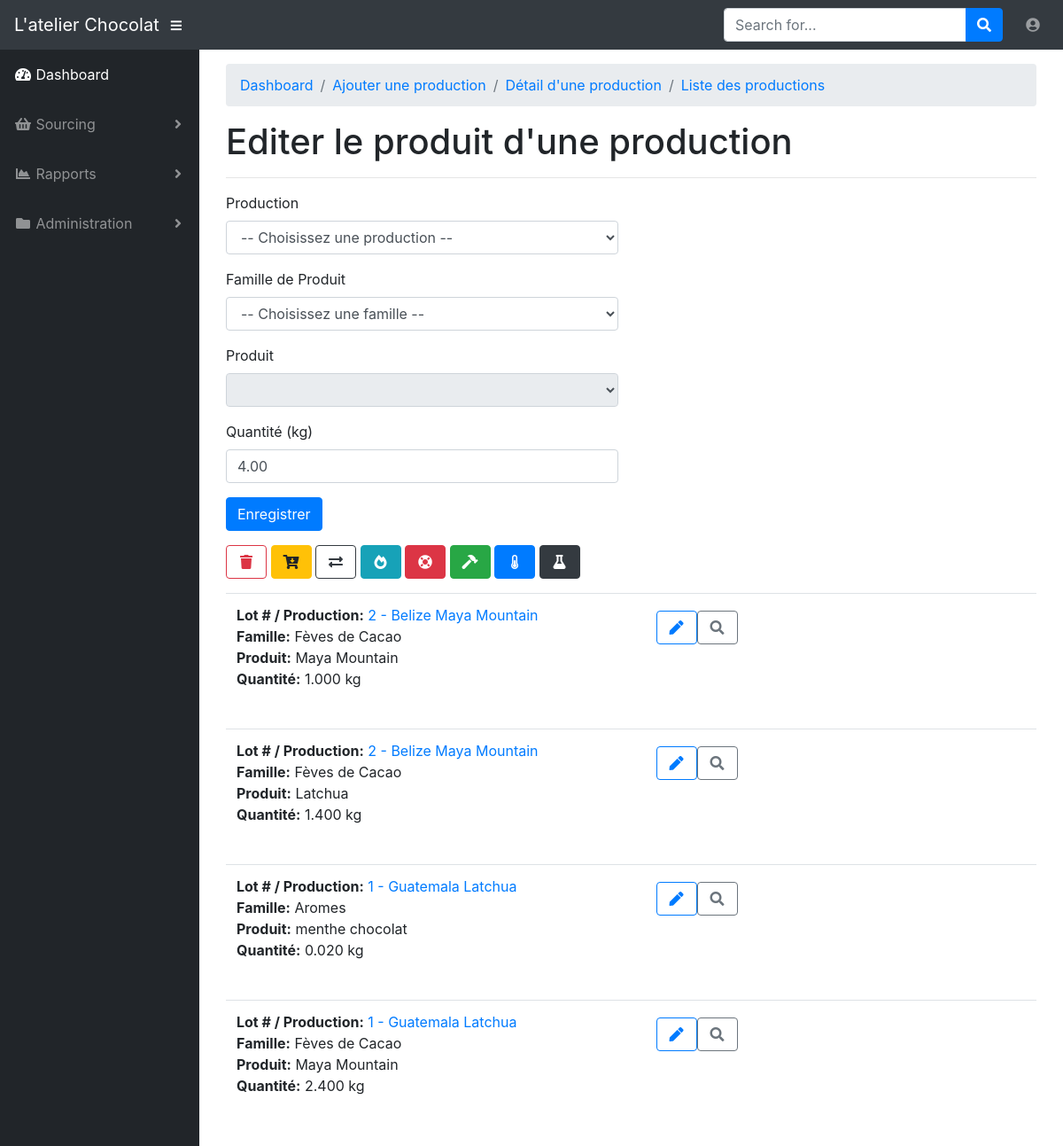
The page /edit_production_item/1 (signed in) on the database as committed earlier.
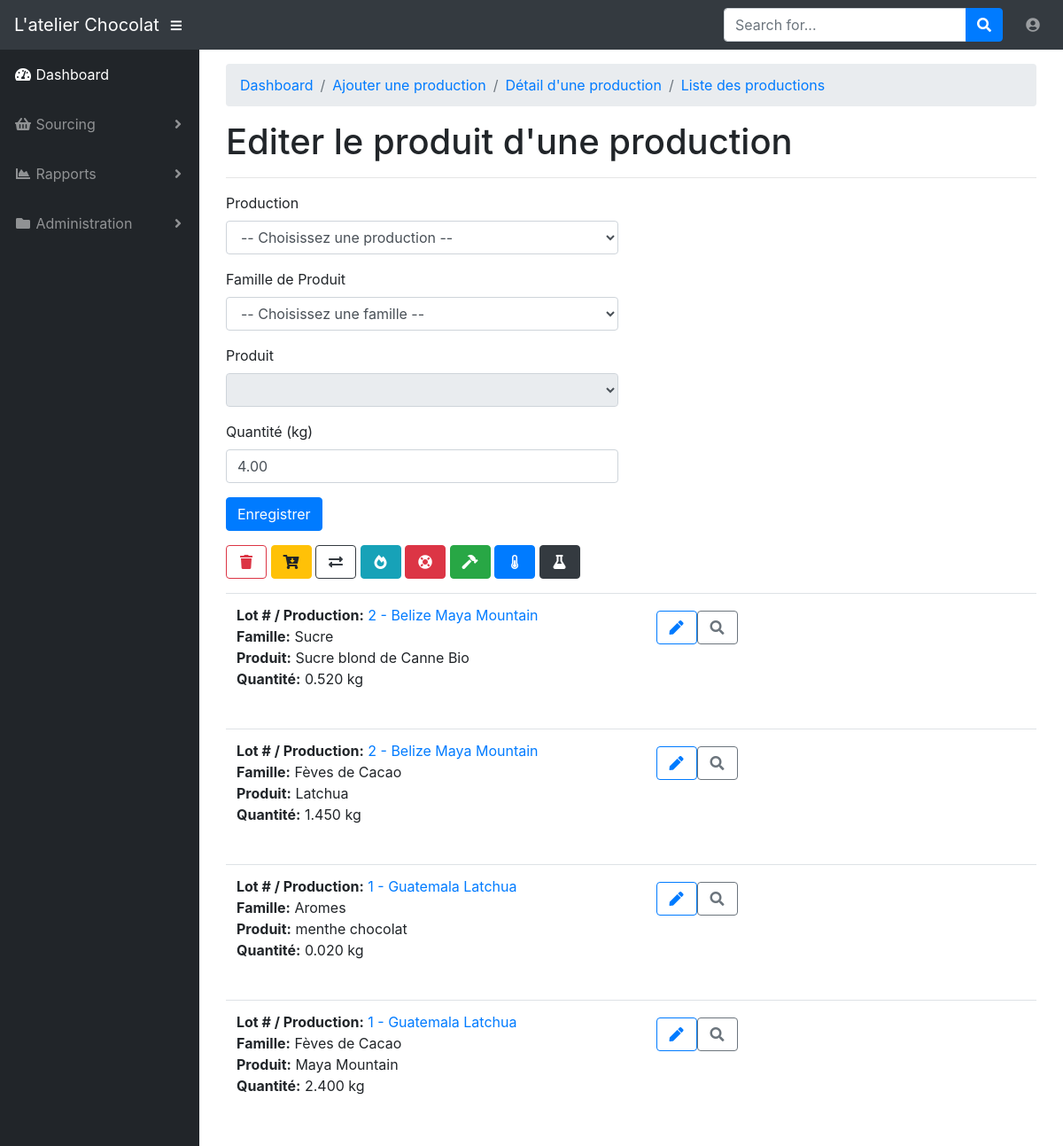
The same page on the database as committed later.
### app/models.py (models this page shows, shortened)
class ProductionItem(db.Model):
    id = db.Column(db.Integer, primary_key=True)
    production_id = db.Column(db.Integer, db.ForeignKey('production.id'))
    product_family_id = db.Column(db.Integer, db.ForeignKey('product_family.id'))
    product_id = db.Column(db.Integer, db.ForeignKey('product.id'))
    quantity = db.Column(db.DECIMAL(6, 3))

class Production(db.Model):
    id = db.Column(db.Integer, primary_key=True)
    date = db.Column(db.Date, index=True)
    name = db.Column(db.String(64), index=True)
    comment = db.Column(db.Text())
    timestamp = db.Column(db.DateTime, index=True, default=datetime.utcnow)
    user_id = db.Column(db.Integer, db.ForeignKey('user.id'))
    production_items = db.relationship('ProductionItem', backref='production_production_item', lazy='dynamic')

class ProductFamily(db.Model):
    id = db.Column(db.Integer, primary_key=True)
    name = db.Column(db.String(64), index=True, unique=True)
    icon = db.Column(db.String(32))
    products = db.relationship('Product', backref='product_product', lazy='dynamic')
    production_items = db.relationship('ProductionItem', backref='product_family_production_item', lazy='dynamic')

class Product(db.Model):
    id = db.Column(db.Integer, primary_key=True)
    name = db.Column(db.String(4), index=True, unique=True)
    origin = db.Column(db.String(32), index=True)
    organic = db.Column(db.Boolean())
    fair_trade = db.Column(db.Boolean())
    crop = db.Column(db.Integer)
    comment = db.Column(db.Text())
    colour = db.Column(db.String(16))
    product_family_id = db.Column(db.Integer, db.ForeignKey('product_family.id'))
    production_items = db.relationship('ProductionItem', backref='product_production_item', lazy='dynamic')

### app/productions/routes.py (the view)
@bp.route('/edit_production_item/<id>', methods=['GET', 'POST'])
@login_required
def edit_production_item(id):
    production_item = ProductionItem.query.filter_by(id=id).first()
    form = EditProductionItemForm()
    form.product_family_id.choices = [(row.id, row.name) for row in ProductFamily.query.all()]
    form.product_id.choices = [(row.id, row.name) for row in Product.query.all()]
    if form.validate_on_submit():
        production_item.production_id = form.production_id.data.id
        production_item.product_family_id = form.product_family_id.data.id
        production_item.product_id = form.product_id.data.id
        production_item.quantity = form.quantity.data
        db.session.add(production_item)
        db.session.commit()
        flash('Vos modifications ont bien été enregistrées', 'success')
        return redirect(url_for('productions.view_production_item'))
    elif request.method == 'GET':
        form.production_id.data = production_item.production_production_item
        form.product_family_id.data = production_item.product_family_production_item
        form.product_id.data = production_item.product_production_item
        form.quantity.data = production_item.quantity
    page = request.args.get('page', 1, type=int)
    pagination = ProductionItem.query.order_by(ProductionItem.id.desc()).paginate(page, 4, False)
    production_items = pagination.items
    return render_template('productions/edit_production_item.html', title='Editer des produits', form=form,
                           production_items=production_items, pagination=pagination, id=id)

### app/models.py (called while the page is built)
@login.user_loader
def load_user(id):
    return User.query.get(int(id))

### app/productions/forms.py (called while the page is built)
def get_productions():
    return Production.query.order_by(Production.id)

def get_product_families():
    return ProductFamily.query.order_by(ProductFamily.name)

def get_products():
    return Product.query.order_by(Product.name)

### app/templates/productions/edit_production_item.html (shortened to what this page needs)
{% extends "base.html" %}
{% import 'bootstrap/wtf.html' as wtf %}
{% import "_macros.html" as macros %}
{% block app_content %}
<div id="wrapper">
    <div id="content-wrapper">
        <div class="container-fluid">
            <ol class="breadcrumb">
                <li class="breadcrumb-item active"><a href="{{ url_for('main.index') }}">Dashboard</a></li>
                <li class="breadcrumb-item active"><a href="{{ url_for('productions.add_production') }}">Ajouter une production</a></li>
                <li class="breadcrumb-item active"><a href="{{ url_for('productions.view_production_item') }}">Détail d'une production</a></li>
                <li class="breadcrumb-item active"><a href="{{ url_for('productions.list_of_productions') }}">Liste des productions</a></li>
            </ol>
            <h1>Editer le produit d'une production</h1>
            <hr>
            <table class="table table-hover">
                <tr>
                    <div class="row">
                        <div class="col-sm-6">
                            {{ wtf.quick_form(form, button_map={'submit': 'primary'}) }}
                            <form method="post" action="{{ url_for('productions.delete_production_item', id=id) }}"><a><button type="submit" class="btn btn-outline-danger"><i class="fas fa-fw fa-trash"></i></button></a></form>
                            <a href="{{ url_for('productions.add_production_item') }}"><button type="submit" class="btn btn-warning"><i class="fas fa-fw fa-cart-arrow-down"></i></button></a>
                            <a href="{{ url_for('productions.view_production_item', id=id) }}"><button type="submit" class="btn btn-outline-dark"><i class="fas fa-fw fa-exchange-alt"></i></button></a>
                            <a href="{{ url_for('productions.view_production_item', id=id) }}"><button type="submit" class="btn btn-info"><i class="fas fa-fw fa-fire-alt"></i></button></a>
                            <a href="{{ url_for('productions.view_production_item', id=id) }}"><button type="submit" class="btn btn-danger"><i class="fas fa-fw fa-life-ring"></i></button></a>
                            <a href="{{ url_for('productions.view_production_item', id=id) }}"><button type="submit" class="btn btn-success"><i class="fas fa-fw fa-hammer"></i></button></a>
                            <a href="{{ url_for('productions.view_production_item', id=id) }}"><button type="submit" class="btn btn-primary"><i class="fas fa-fw fa-thermometer-half"></i></button></a>
                            <a href="{{ url_for('productions.view_production_item', id=id) }}"><button type="submit" class="btn btn-dark"><i class="fas fa-fw fa-flask"></i></button></a>
                        </div>
                    </div>
                </tr>
                <tr>
                    <div class="col-sm-6">
                        <div class="pagination">
                            {% for production_item in production_items %}
                                {% include 'productions/_production_item.html' %}
                            {% endfor %}
                        </div>
                    </div>
                </tr>
            </table>
        </div>
    </div>
</div>
{% endblock %}
{% block scripts %}
    {{ super() }}
{% endblock %}

### app/templates/base.html (shortened to what this page needs)
{% extends 'bootstrap/base.html' %}
{% block head %}
  <link href="/static/vendor/fontawesome-free/css/all.min.css" rel="stylesheet" type="text/css">
  <link href="/static/vendor/datatables/dataTables.bootstrap4.css" rel="stylesheet">
  <link href="/static/css/sb-admin.css" rel="stylesheet">
{% endblock %}
{% block navbar %}
 <nav class="navbar navbar-expand navbar-dark bg-dark static-top">
    <a class="navbar-brand mr-1" href="{{ url_for('main.index') }}">L'atelier Chocolat</a>
    <button class="btn btn-link btn-sm text-white order-1 order-sm-0" id="sidebarToggle" href="#">
      <i class="fas fa-bars"></i>
    </button>
    <form class="d-none d-md-inline-block form-inline ml-auto mr-0 mr-md-3 my-2 my-md-0">
      <div class="input-group">
        <input type="text" class="form-control" placeholder="Search for..." aria-label="Search" aria-describedby="basic-addon2">
        <div class="input-group-append">
          <button class="btn btn-primary" type="button">
            <i class="fas fa-search"></i>
          </button>
        </div>
      </div>
    </form>
     <ul class="navbar-nav ml-auto ml-md-0">
         <li class="nav-item dropdown no-arrow">
        <a class="nav-link dropdown-toggle" href="#" id="userDropdown" role="button" data-toggle="dropdown" aria-haspopup="true" aria-expanded="false">
          <i class="fas fa-user-circle fa-fw"></i>
        </a>
      </li>
     </ul>
  </nav>
{% endblock %}
{% block content %}
  <div id="wrapper">
    <ul class="sidebar navbar-nav">
      <li class="nav-item active">
        <a class="nav-link" href="{{ url_for('main.index') }}">
          <i class="fas fa-fw fa-tachometer-alt"></i>
          <span>Dashboard</span>
        </a>
      </li>
      {% if current_user.is_anonymous %}
      {% else %}
      <li class="nav-item dropdown">
        <a class="nav-link dropdown-toggle" href="#" id="pagesDropdown" role="button" data-toggle="dropdown" aria-haspopup="true" aria-expanded="false">
          <i class="fas fa-fw fa-shopping-basket"></i>
          <span>Sourcing</span>
        </a>
      </li>
      <li class="nav-item dropdown">
        <a class="nav-link dropdown-toggle" href="#" id="pagesDropdown" role="button" data-toggle="dropdown" aria-haspopup="true" aria-expanded="false">
          <i class="fas fa-fw fa-chart-area"></i>
          <span>Rapports</span>
        </a>
      </li>
      <li class="nav-item dropdown">
        <a class="nav-link dropdown-toggle" href="#" id="pagesDropdown" role="button" data-toggle="dropdown" aria-haspopup="true" aria-expanded="false">
          <i class="fas fa-fw fa-folder"></i>
          <span>Administration</span>
        </a>
      </li>
      {% endif %}
    </ul>
    <div class="container">
        {% block app_content %}{% endblock %}
    </div>
  </div>
{% endblock %}
{% block scripts %}
    <link rel="stylesheet" type="text/css" href="{{ url_for('static', filename='bootstrap-datetimepicker.min.css') }}" />
{% endblock %}

### app/templates/productions/_production_item.html
<table class="table table-hover">
    <tr>
        <td>
            <div class="row">
                <div class="col-sm-6">
                    <p><b>Lot # / Production:</b> <a href="{{ url_for('productions.edit_production', id=production_item.production_id) }}"> {{ production_item.production_id }} - {{ production_item.production_production_item.name }}</a><br>
                    <b>Famille:</b> {{ production_item.product_family_production_item.name }}<br>
                    <b>Produit:</b> {{ production_item.product_production_item.name }}<br>
                    <b>Quantité:</b> {{ production_item.quantity }} kg</p>
                </div>
                <div class="col-sm-2">
                    <div class="btn btn-group">
                        <a href="{{ url_for('productions.edit_production_item', id=production_item.id) }}"><button class="btn btn-outline-primary"><i class="fas fa-fw fa-pen"></i></button></a>
                        <a href="{{ url_for('productions.view_production_item') }}"><button class="btn btn-outline-secondary"><i class="fas fa-fw fa-search"></i></button></a>
                    </div>
                </div>
            </div>
        </td>
    </tr>
</table>

Rows that differ between the two databases and show on the page:
removed ProductionItem: production_id "2", production_production_item.name "Belize Maya Mountain", product_family_production_item.name "Fèves de Cacao", product_production_item.name "Maya Mountain", quantity "1.000"
added ProductionItem: production_id "2", production_production_item.name "Belize Maya Mountain", product_family_production_item.name "Sucre", product_production_item.name "Sucre blond de Canne Bio", quantity "0.520"
changed ProductionItem "Latchua": quantity "1.400" → "1.450"
